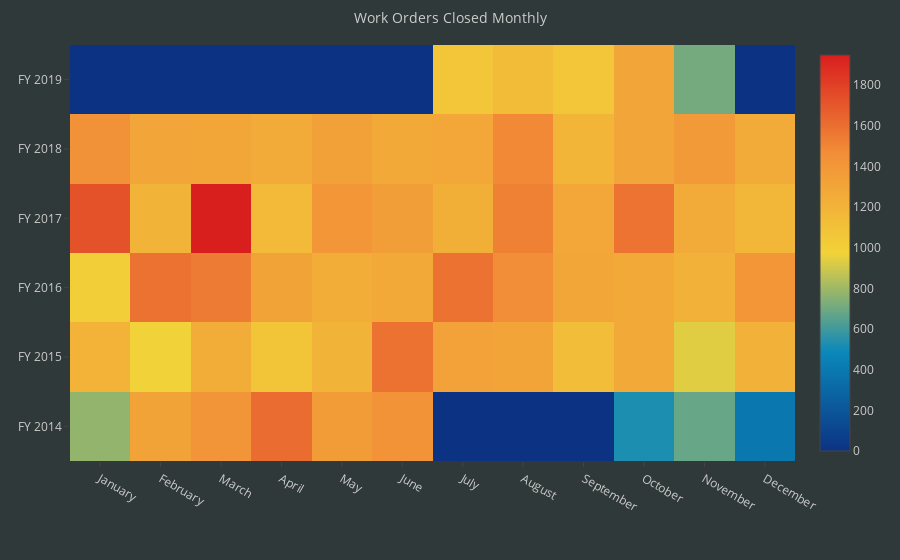

Here is the notebook cell this chart was saved with:
### Code cell
pyo.iplot(make_monthly_count_close_heatmap())

### Figure 1 — Plotly figure (JSON) as saved in the notebook; plotly's stock layout.template omitted (floating-point values rounded to 4 significant figures)
{"data": [{"colorscale": "Portland", "type": "heatmap", "uid": "0f74eb04-d1d2-4cef-93a0-b9308bf68c62", "x": ["January", "February", "March", "April", "May", "June", "July", "August", "September", "October", "November", "December"], "y": ["FY 2014", "FY 2015", "FY 2016", "FY 2017", "FY 2018", "FY 2019"], "z": [[775, 1315, 1424, 1613, 1366, 1434, 0, 0, 0, 524, 682, 393], [1201, 972, 1243, 1071, 1193, 1586, 1327, 1310, 1132, 1274, 937, 1221], [1012, 1587, 1548, 1320, 1248, 1276, 1586, 1465, 1298, 1275, 1215, 1412], [1725, 1196, 1948, 1153, 1412, 1351, 1229, 1522, 1290, 1582, 1264, 1183], [1443, 1301, 1299, 1263, 1337, 1273, 1289, 1487, 1187, 1303, 1390, 1264], [0, 0, 0, 0, 0, 0, 1065, 1149, 1066, 1306, 710, 0]]}], "layout": {"font": {"color": "#CCCCCC"}, "hovermode": "closest", "margin": {"b": 99, "l": 70, "r": 15, "t": 45}, "paper_bgcolor": "#303939", "plot_bgcolor": "#303939", "title": "Work Orders Closed Monthly", "titlefont": {"color": "#CCCCCC", "size": 14}}}
